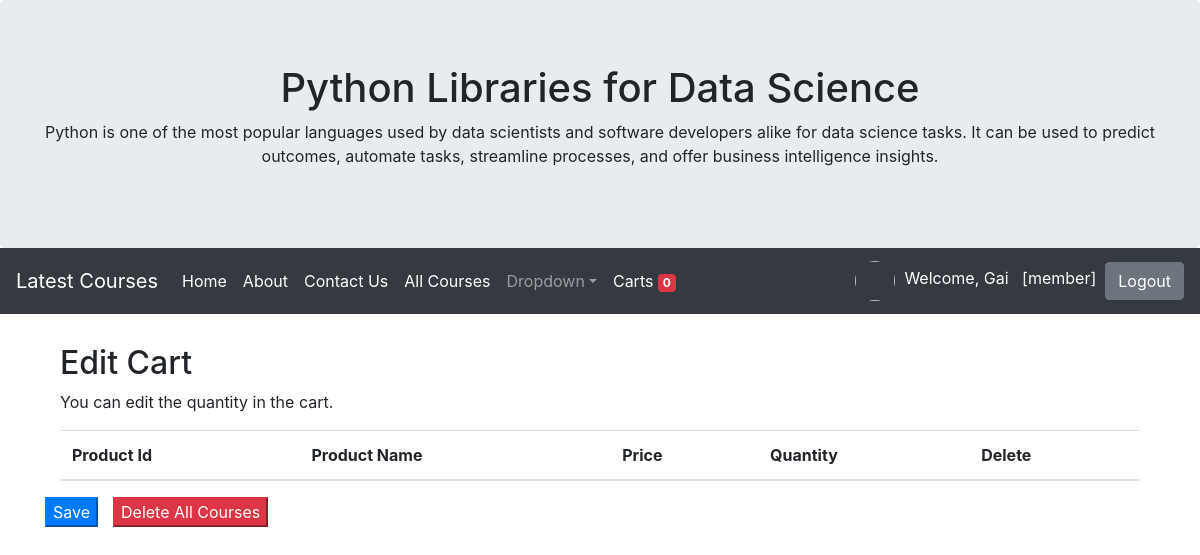
The page /mycart/edit/ (signed in) on the database as committed earlier.
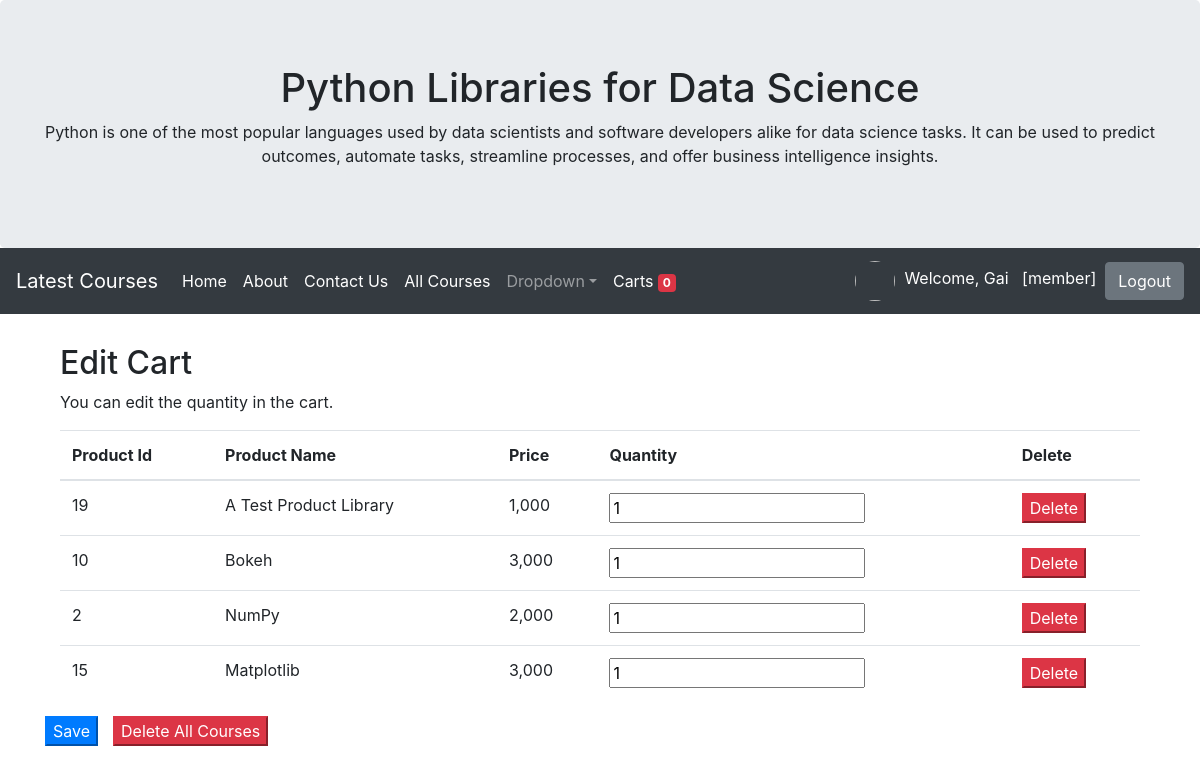
The same page on the database as committed later.
### myapp/models.py (models this page shows)
class Cart(models.Model):
	user = models.ForeignKey(User,on_delete=models.CASCADE)
	productid = models.CharField(max_length=100)
	productname = models.CharField(max_length=100)
	price = models.IntegerField()
	quantity = models.IntegerField()
	total = models.IntegerField()
	stamp = models.DateTimeField(auto_now_add=True, blank=True, null=True)

### myapp/views.py (the view, shortened to what this page needs)
# urls.py: path('mycart/edit/', MyCartEdit, name = 'mycartedit-page'),
def MyCartEdit(request):
	username = request.user.username
	user = User.objects.get(username=username)
	context = {}
	mycart = Cart.objects.filter(user = user)
	context['mycart'] = mycart #โยนข้อมูลที่เราถึงมาจากบรรทัดข้างบนเพื่อแนบไปกับ context
	return render(request,'myapp/mycartedit.html',context)

### myapp/template/myapp/mycartedit.html (shortened to what this page needs)
{% extends 'myapp/base.html' %}
{% load humanize %}
{% block content %}
	<div class="container">
	  <h2>Edit Cart</h2>
	  <p>You can edit the quantity in the cart.</p>
	  <form method="POST" id="formsave">
		  <table class="table">
			<thead>
			  <tr>
				<th>Product Id</th>
				<th>Product Name</th>
				<th>Price</th>
				<th>Quantity</th>
				<th>Delete</th>
			  </tr>
			</thead>
			<tbody>
			{% for pd in mycart %}
			  <tr>
				<td>{{pd.productid}}</td>
				<td>{{pd.productname}}</td>
				<td>{{pd.price|intcomma}}</td>
				<td><input type="text" name="pd_{{pd.productid}}" value="{{pd.quantity}}"></td>
				<form method="POST" id="form{{pd.productid}}" onsubmit="return confirm('Confirm Delete!!')">
					<td><button type="submit" form="form{{pd.productid}}" class="bth btn-danger">Delete</button></td>
				</form>
			  </tr>
			 {% endfor %}
			</tbody>
		  </table>
		 <div class="row">
			<button type="submit" form="formsave" class="bth btn-primary">Save</button>
		</form>
			<form id = "formclear" method = "POST" onsubmit="return confirm('Do you confirm to clear all courses')">
				<div style="padding-left: 15px;">
					<button type="submit" form="formclear" class="bth btn-danger">Delete All Courses</button>
				</div>
			</form>
		</div>
	</div>
{% endblock content %}

Rows that differ between the two databases and show on the page:
added Cart: productid "19", productname "A Test Product Library", price "1,000", quantity "1"
added Cart: productid "10", productname "Bokeh", price "3,000", quantity "1"
added Cart: productid "2", productname "NumPy", price "2,000", quantity "1"
added Cart: productid "15", productname "Matplotlib", price "3,000", quantity "1"
